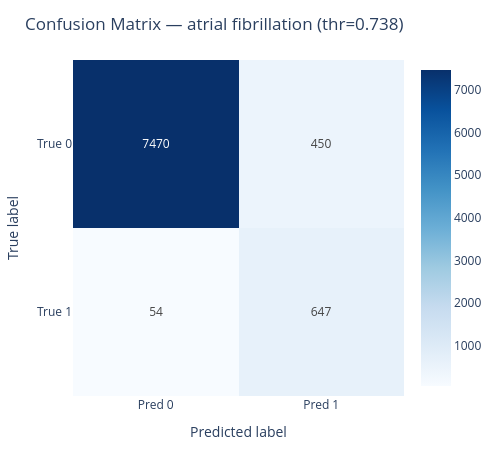

The notebook cell this image was saved under:
### Code cell
target = "atrial fibrillation"  # or your exact suffix; use underscores only if your columns have underscores

y_true_all = df_val[f"y_{target}"].astype(int).values
y_prob_all = df_val[f"p_{target}"].astype(float).values

thr = youden_threshold(y_true_all, y_prob_all)  # or set your own clinical threshold
y_pred_all = (y_prob_all >= thr).astype(int)

cm = confusion_matrix(y_true_all, y_pred_all, labels=[0,1])
fig = plotly_confusion_matrix(cm, title=f"Confusion Matrix — {target} (thr={thr:.3f})", normalize=None)  # or 'true' / 'pred' / 'all'
fig.show()

### Figure 1 — Plotly figure (JSON) as saved in the notebook; plotly's stock layout.template omitted (floating-point values rounded to 4 significant figures)
{"data": [{"colorscale": [[0, "rgb(247,251,255)"], [0.125, "rgb(222,235,247)"], [0.25, "rgb(198,219,239)"], [0.375, "rgb(158,202,225)"], [0.5, "rgb(107,174,214)"], [0.625, "rgb(66,146,198)"], [0.75, "rgb(33,113,181)"], [0.875, "rgb(8,81,156)"], [1, "rgb(8,48,107)"]], "hovertemplate": "True %{y} • %{x}<br>Value: %{z:.3f}<extra></extra>", "showscale": true, "text": [["7470", "450"], ["54", "647"]], "texttemplate": "%{text}", "type": "heatmap", "x": ["Pred 0", "Pred 1"], "y": ["True 0", "True 1"], "z": [[7470.0, 450.0], [54.0, 647.0]]}], "layout": {"height": 450, "margin": {"b": 50, "l": 60, "r": 20, "t": 60}, "title": {"text": "Confusion Matrix — atrial fibrillation (thr=0.738)"}, "width": 500, "xaxis": {"title": {"text": "Predicted label"}}, "yaxis": {"autorange": "reversed", "title": {"text": "True label"}}}}
